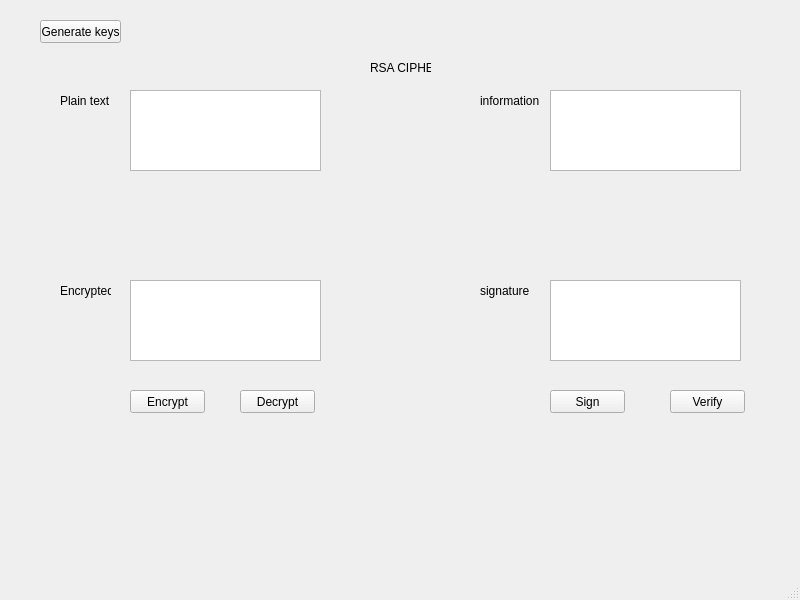
<?xml version="1.0" encoding="UTF-8"?>
<ui version="4.0">
 <class>MainWindow</class>
 <widget class="QMainWindow" name="MainWindow">
  <property name="geometry">
   <rect>
    <x>0</x>
    <y>0</y>
    <width>800</width>
    <height>600</height>
   </rect>
  </property>
  <property name="windowTitle">
   <string>MainWindow</string>
  </property>
  <widget class="QWidget" name="centralwidget">
   <widget class="QLabel" name="label">
    <property name="geometry">
     <rect>
      <x>370</x>
      <y>60</y>
      <width>61</width>
      <height>16</height>
     </rect>
    </property>
    <property name="text">
     <string>RSA CIPHER</string>
    </property>
   </widget>
   <widget class="QLabel" name="label_2">
    <property name="geometry">
     <rect>
      <x>60</x>
      <y>90</y>
      <width>61</width>
      <height>21</height>
     </rect>
    </property>
    <property name="text">
     <string>Plain text</string>
    </property>
   </widget>
   <widget class="QLabel" name="label_3">
    <property name="geometry">
     <rect>
      <x>60</x>
      <y>280</y>
      <width>51</width>
      <height>21</height>
     </rect>
    </property>
    <property name="maximumSize">
     <size>
      <width>16777215</width>
      <height>16777215</height>
     </size>
    </property>
    <property name="text">
     <string>Encrypted</string>
    </property>
   </widget>
   <widget class="QTextEdit" name="plainTextEdit">
    <property name="geometry">
     <rect>
      <x>130</x>
      <y>90</y>
      <width>191</width>
      <height>81</height>
     </rect>
    </property>
   </widget>
   <widget class="QTextEdit" name="encryptedTextOutput">
    <property name="geometry">
     <rect>
      <x>130</x>
      <y>280</y>
      <width>191</width>
      <height>81</height>
     </rect>
    </property>
   </widget>
   <widget class="QTextEdit" name="signatureTextOutput">
    <property name="geometry">
     <rect>
      <x>550</x>
      <y>280</y>
      <width>191</width>
      <height>81</height>
     </rect>
    </property>
   </widget>
   <widget class="QTextEdit" name="cipherTextInput">
    <property name="geometry">
     <rect>
      <x>550</x>
      <y>90</y>
      <width>191</width>
      <height>81</height>
     </rect>
    </property>
   </widget>
   <widget class="QLabel" name="label_4">
    <property name="geometry">
     <rect>
      <x>480</x>
      <y>90</y>
      <width>61</width>
      <height>21</height>
     </rect>
    </property>
    <property name="text">
     <string>information</string>
    </property>
   </widget>
   <widget class="QLabel" name="label_5">
    <property name="geometry">
     <rect>
      <x>480</x>
      <y>280</y>
      <width>61</width>
      <height>21</height>
     </rect>
    </property>
    <property name="text">
     <string>signature</string>
    </property>
   </widget>
   <widget class="QPushButton" name="generateKeysButton">
    <property name="geometry">
     <rect>
      <x>40</x>
      <y>20</y>
      <width>81</width>
      <height>23</height>
     </rect>
    </property>
    <property name="text">
     <string>Generate keys</string>
    </property>
   </widget>
   <widget class="QPushButton" name="decryptButton">
    <property name="geometry">
     <rect>
      <x>240</x>
      <y>390</y>
      <width>75</width>
      <height>23</height>
     </rect>
    </property>
    <property name="text">
     <string>Decrypt</string>
    </property>
   </widget>
   <widget class="QPushButton" name="encryptButton">
    <property name="geometry">
     <rect>
      <x>130</x>
      <y>390</y>
      <width>75</width>
      <height>23</height>
     </rect>
    </property>
    <property name="text">
     <string>Encrypt</string>
    </property>
   </widget>
   <widget class="QPushButton" name="signButton">
    <property name="geometry">
     <rect>
      <x>550</x>
      <y>390</y>
      <width>75</width>
      <height>23</height>
     </rect>
    </property>
    <property name="text">
     <string>Sign</string>
    </property>
   </widget>
   <widget class="QPushButton" name="verifyButton">
    <property name="geometry">
     <rect>
      <x>670</x>
      <y>390</y>
      <width>75</width>
      <height>23</height>
     </rect>
    </property>
    <property name="text">
     <string>Verify</string>
    </property>
   </widget>
  </widget>
  <widget class="QMenuBar" name="menubar">
   <property name="geometry">
    <rect>
     <x>0</x>
     <y>0</y>
     <width>800</width>
     <height>21</height>
    </rect>
   </property>
  </widget>
  <widget class="QStatusBar" name="statusbar"/>
 </widget>
 <resources/>
 <connections/>
</ui>
